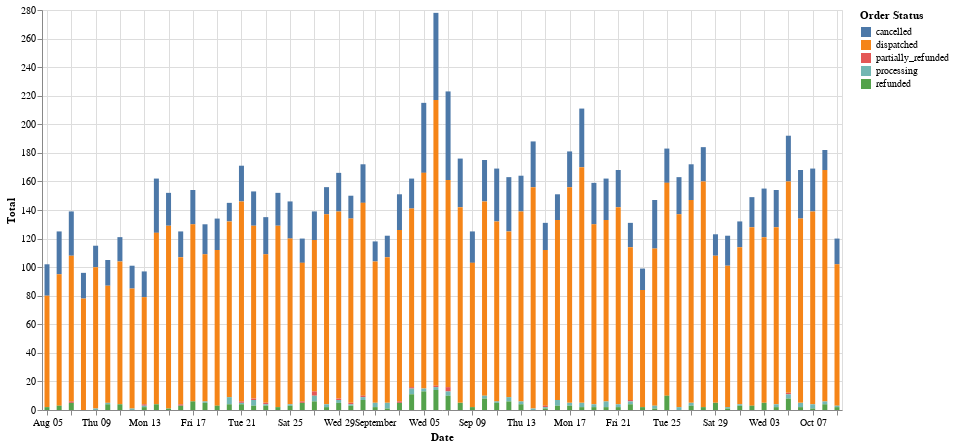

This figure's notebook cell:
### Markdown cell above
# Orders by Day and Order Status

### Code cell
df_orders_by_day = df_order.groupby(['created_at','order_status'])['order_id'].count().reset_index()
df_orders_by_day = df_orders_by_day.rename(columns={'created_at': 'Date', 'order_status': 'Order Status', 'order_id': 'Total'})
df_orders_by_day.head()

alt.Chart(df_orders_by_day).mark_bar().encode(
    x = 'Date',
    y = 'Total',
    color='Order Status', 
).interactive().properties(
    width=800,
    height=400
)

### Figure 1 — Vega-Lite specification as saved in the notebook (floating-point values rounded to 4 significant figures; data arrays with more than 128 entries replaced by an {"elided": "..."} marker saying what was removed)
{"config": {"view": {"continuousWidth": 400, "continuousHeight": 300}}, "data": {"name": "data-060c25159df9b4f9a03225dba2681f4a"}, "mark": "bar", "encoding": {"color": {"type": "nominal", "field": "Order Status"}, "x": {"type": "temporal", "field": "Date"}, "y": {"type": "quantitative", "field": "Total"}}, "height": 400, "selection": {"selector018": {"type": "interval", "bind": "scales", "encodings": ["x", "y"]}}, "width": 800, "$schema": "https://vega.github.io/schema/vega-lite/v4.8.1.json", "datasets": {"data-060c25159df9b4f9a03225dba2681f4a": {"elided": "330 records"}}}
